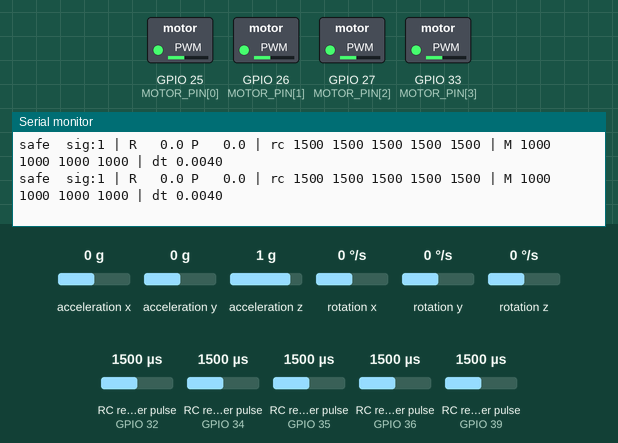
Simulated run of this sketch. Board: ESP32. On the bench: switched loads named in the sketch (green lamp = pin HIGH), the last lines printed to the serial monitor. Wiring (inferred from the names in the program): 5 × RC receiver channel: data GPIO 32 / data GPIO 34 / data GPIO 35 / data GPIO 36 / data GPIO 39; MPU-6050 motion sensor at I2C address 0x68. The test bench sets the inputs (shaded band); at power-on: acceleration x 0 g, acceleration y 0 g, acceleration z 1 g, rotation x 0 °/s, rotation y 0 °/s, rotation z 0 °/s, RC receiver pulse (sensors on GPIO 32, GPIO 34, GPIO 35, GPIO 36, GPIO 39) 1500 µs.

Above: at 9.4 s.
9.5 s: acceleration x set to -1.4 g
At 9.79 s:
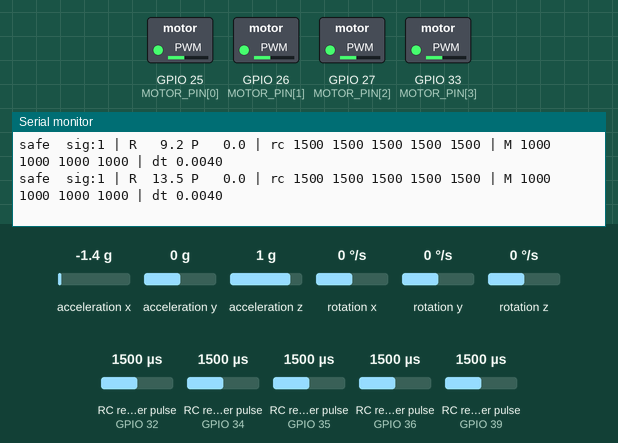
11.3 s: acceleration y set to -1.4 g
At 11.4 s:
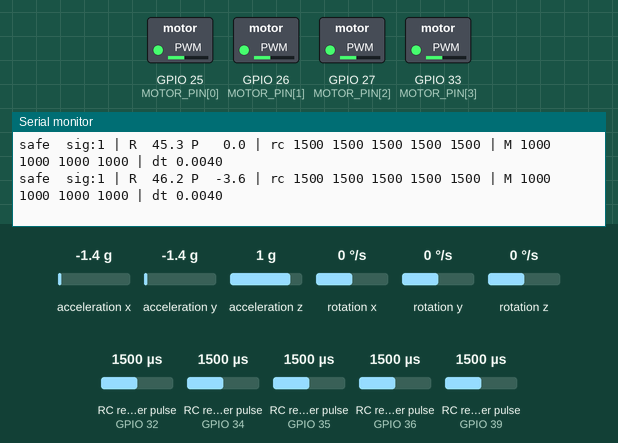
12.9 s: acceleration z set to -1.4 g
At 12.91 s:
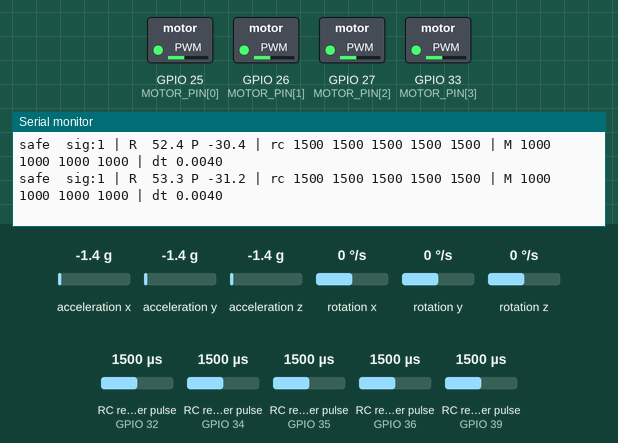
15.4 s: rotation x set to -192 °/s
At 15.43 s:
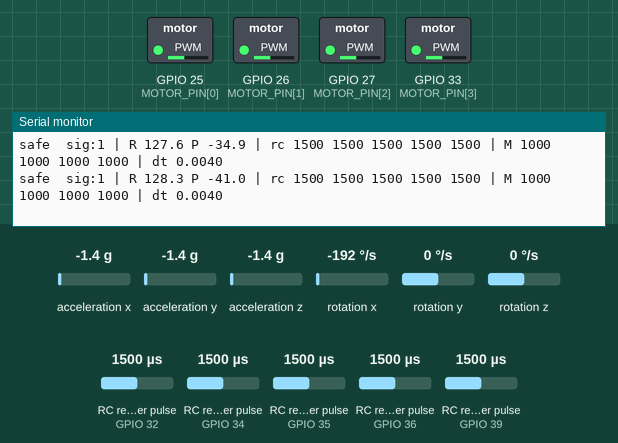
Timing chart, 0 to 18.4 s (numbered marks = the images above; inputs shaded):
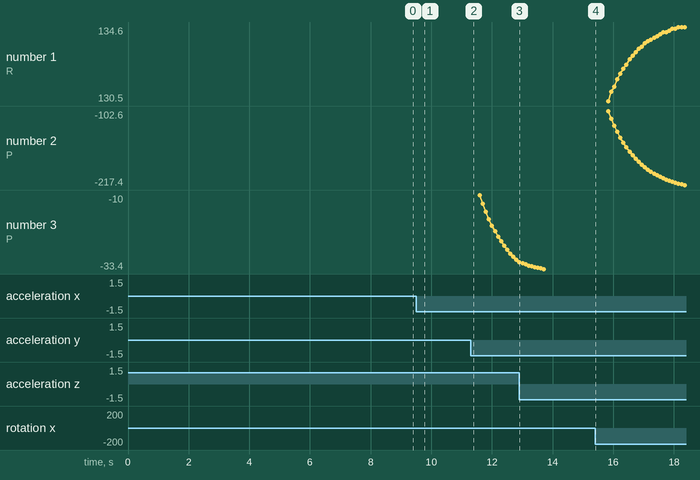

The sketch:

esp32_flight_controller.ino
```cpp
/*
  GridDrishti – custom flight controller: ESP32 + MPU6050 (X-quad, self-levelling)
  ===============================================================================
  !!! BENCH TEST WITH PROPELLERS REMOVED !!!
  This is a prototype. Fly the demo video on the KK2.1.5. Only put props on
  after every check in the README passes, with the drone tied down, outdoors,
  nobody near it.

  Board: any ESP32 dev board (esp32 core 2.x or 3.x)

  Wiring
    MPU6050   : SDA -> GPIO21, SCL -> GPIO22, VCC 3.3V, GND. Mount flat, arrow (Y) to the FRONT.
    Receiver  : CH1 roll -> GPIO36 (VP), CH2 pitch -> GPIO39 (VN), CH3 throttle -> GPIO34,
                CH4 yaw -> GPIO35, CH5 (SwA, arm switch) -> GPIO32.  Receiver powered 5V,
                its signal is 3.3V-safe with most FlySky receivers (check yours).
    ESC signal: M1 front-right -> GPIO25, M2 rear-right -> GPIO26,
                M3 rear-left  -> GPIO27, M4 front-left -> GPIO33.  Common GND with ESCs!
    Props     : M1 & M3 spin counter-clockwise, M2 & M4 clockwise (seen from above).

  Arming: throttle fully down + CH5 switch up (>1700us). Disarm: switch down.
  Failsafe: no receiver signal for 100 ms -> motors stop.

  Serial monitor 115200: prints angles, RC inputs and motor outputs at 10 Hz.
  Use it to check directions (see README "bench checks").
*/
#include <Wire.h>

// ---------------- user settings ----------------
#define ESC_CALIBRATE 0     // 1 = one-time ESC range calibration (PROPS OFF, see README), then set back to 0
const int MOTOR_PIN[4] = {25, 26, 27, 33};
const int RC_PIN[5]    = {36, 39, 34, 35, 32};   // roll, pitch, throttle, yaw, arm
const int MOTOR_IDLE = 1100;     // spin when armed at zero throttle
const int MOTOR_MAX  = 1800;     // headroom for control; raise to 2000 later
const float MAX_ANGLE = 25.0f;   // deg, full stick tilt
const float MAX_YAW_RATE = 150.0f; // deg/s, full yaw stick

// Axis sign fixes: tilt right -> R must go positive, nose up -> P must go positive
// in the serial print. If not (board mounted differently), flip the sign here.
const float ROLL_SIGN = 1, PITCH_SIGN = 1, YAW_SIGN = 1;

// PID gains (start here; tune on a single-axis test rig)
float kp_r = 1.3f, ki_r = 0.04f, kd_r = 18.0f, il_r = 400;   // roll & pitch (rate loop)
float kp_y = 4.0f, ki_y = 0.02f, kd_y = 0.0f,  il_y = 400;   // yaw (rate loop)
float kp_level = 4.0f;                                       // angle -> rate (deg/s per deg)

// ---------------- receiver (interrupt pulse capture) ----------------
volatile uint32_t rcRise[5];
volatile uint16_t rcVal[5] = {1500, 1500, 1000, 1500, 1000};
volatile uint32_t rcLast = 0;

void IRAM_ATTR rcIsr(void* arg) {
  int i = (int)(intptr_t)arg;
  uint32_t now = micros();
  if (digitalRead(RC_PIN[i])) rcRise[i] = now;
  else {
    uint32_t w = now - rcRise[i];
    if (w > 900 && w < 2100) { rcVal[i] = w; rcLast = now; }
  }
}

// ---------------- ESC output (LEDC, 400 Hz, 14-bit) ----------------
const int PWM_FREQ = 400, PWM_RES = 14;
const float US_TO_DUTY = (float)((1 << PWM_RES) - 1) / (1000000.0f / PWM_FREQ);

void escBegin() {
  for (int i = 0; i < 4; i++) {
#if ESP_ARDUINO_VERSION_MAJOR >= 3
    ledcAttach(MOTOR_PIN[i], PWM_FREQ, PWM_RES);
#else
    ledcSetup(i, PWM_FREQ, PWM_RES);
    ledcAttachPin(MOTOR_PIN[i], i);
#endif
  }
}
void escWrite(int i, int us) {
  uint32_t duty = (uint32_t)(us * US_TO_DUTY);
#if ESP_ARDUINO_VERSION_MAJOR >= 3
  ledcWrite(MOTOR_PIN[i], duty);
#else
  ledcWrite(i, duty);
#endif
}
void escAll(int us) { for (int i = 0; i < 4; i++) escWrite(i, us); }

// ---------------- MPU6050 ----------------
const uint8_t MPU = 0x68;
float gyroOff[3] = {0, 0, 0};
float gx, gy, gz, ax, ay, az;

void mpuWrite(uint8_t reg, uint8_t val) {
  Wire.beginTransmission(MPU); Wire.write(reg); Wire.write(val); Wire.endTransmission();
}
bool mpuRead() {
  Wire.beginTransmission(MPU); Wire.write(0x3B);
  if (Wire.endTransmission(false) != 0) return false;
  if (Wire.requestFrom(MPU, (uint8_t)14) != 14) return false;
  int16_t r[7];
  for (int i = 0; i < 7; i++) r[i] = (Wire.read() << 8) | Wire.read();
  ax = r[0] / 4096.0f; ay = r[1] / 4096.0f; az = r[2] / 4096.0f;     // g  (+-8g)
  gx = r[4] / 65.5f - gyroOff[0];                                     // deg/s (+-500)
  gy = r[5] / 65.5f - gyroOff[1];
  gz = r[6] / 65.5f - gyroOff[2];
  return true;
}
void mpuBegin() {
  Wire.begin(21, 22);
  Wire.setClock(400000);
  mpuWrite(0x6B, 0x00);   // wake
  mpuWrite(0x1B, 0x08);   // gyro +-500 dps
  mpuWrite(0x1C, 0x10);   // accel +-8 g
  mpuWrite(0x1A, 0x03);   // DLPF ~42 Hz
  delay(100);
  Serial.println("Calibrating gyro - keep the drone still...");
  float s[3] = {0, 0, 0}; int n = 0;
  for (int i = 0; i < 2000; i++) {
    if (mpuRead()) { s[0] += gx; s[1] += gy; s[2] += gz; n++; }
    escAll(1000);           // keep ESCs fed with 'motor off' during calibration
    delayMicroseconds(2500);
  }
  for (int k = 0; k < 3; k++) gyroOff[k] = s[k] / n;
  Serial.println("Gyro calibrated.");
}

// ---------------- PID ----------------
struct PID { float kp, ki, kd, ilim, i = 0, prev = 0; };
PID pidR, pidP, pidY;
float pidStep(PID& p, float err) {
  p.i += p.ki * err;
  p.i = constrain(p.i, -p.ilim, p.ilim);
  float d = p.kd * (err - p.prev);
  p.prev = err;
  return constrain(p.kp * err + p.i + d, -400.0f, 400.0f);
}
void pidReset() { pidR.i = pidP.i = pidY.i = 0; pidR.prev = pidP.prev = pidY.prev = 0; }

// ---------------- main ----------------
float roll = 0, pitch = 0;    // estimated angles (deg)
bool armed = false;
int motor[4] = {1000, 1000, 1000, 1000};
const uint32_t LOOP_US = 4000;  // 250 Hz
uint32_t loopT;

void setup() {
  Serial.begin(115200);
  escBegin();
  escAll(1000);
#if ESC_CALIBRATE
  Serial.println("ESC CALIBRATION - PROPS OFF! Plug in the LiPo within 5 s...");
  escAll(2000); delay(8000);    // ESCs beep 'max'
  escAll(1000); delay(4000);    // ESCs beep 'min' -> calibrated
  Serial.println("Done. Set ESC_CALIBRATE to 0 and re-upload.");
  while (true) { escAll(1000); delay(10); }
#endif
  for (int i = 0; i < 5; i++) {
    pinMode(RC_PIN[i], INPUT);
    attachInterruptArg(digitalPinToInterrupt(RC_PIN[i]), rcIsr, (void*)(intptr_t)i, CHANGE);
  }
  mpuBegin();
  // start the angle estimate from the accelerometer
  mpuRead();
  roll  = ROLL_SIGN  * atan2f(-ax, az) * 57.2958f;
  pitch = PITCH_SIGN * atan2f(ay, sqrtf(ax * ax + az * az)) * 57.2958f;
  pidR = {kp_r, ki_r, kd_r, il_r}; pidP = {kp_r, ki_r, kd_r, il_r}; pidY = {kp_y, ki_y, kd_y, il_y};
  loopT = micros();
}

void loop() {
  // ---- fixed 250 Hz loop ----
  while (micros() - loopT < LOOP_US) {}
  float dt = (micros() - loopT) / 1e6f;
  loopT = micros();

  // ---- sensors ----
  if (!mpuRead()) { escAll(1000); armed = false; return; }   // IMU fault -> stop
  // Board frame: Y forward, X right, Z up.  Roll + = right side down,
  // pitch + = nose up, yaw + = nose turning right (clockwise from above).
  float rateR = ROLL_SIGN * gy, rateP = PITCH_SIGN * gx, rateY = -YAW_SIGN * gz;
  float accR = ROLL_SIGN  * atan2f(-ax, az) * 57.2958f;
  float accP = PITCH_SIGN * atan2f(ay, sqrtf(ax * ax + az * az)) * 57.2958f;
  // complementary filter: trust gyro short-term, accelerometer long-term
  roll  = 0.996f * (roll  + rateR * dt) + 0.004f * accR;
  pitch = 0.996f * (pitch + rateP * dt) + 0.004f * accP;

  // ---- receiver ----
  uint16_t rc[5];
  noInterrupts(); for (int i = 0; i < 5; i++) rc[i] = rcVal[i]; uint32_t last = rcLast; interrupts();
  bool signalOk = (micros() - last) < 100000;

  // ---- arming / failsafe ----
  if (!signalOk) armed = false;
  if (!armed && signalOk && rc[4] > 1700 && rc[2] < 1050) { armed = true; pidReset(); }
  if (armed && rc[4] < 1300) armed = false;
  if (fabsf(roll) > 60 || fabsf(pitch) > 60) armed = false;   // flipped/crashed -> stop

  // ---- control ----
  auto stick = [](int us) { int v = us - 1500; return abs(v) < 12 ? 0 : v; };   // deadband
  float angSpR = stick(rc[0]) / 500.0f * MAX_ANGLE;
  float angSpP = stick(rc[1]) / 500.0f * MAX_ANGLE;
  float rateSpR = kp_level * (angSpR - roll);
  float rateSpP = kp_level * (angSpP - pitch);
  float rateSpY = stick(rc[3]) / 500.0f * MAX_YAW_RATE;

  int thr = rc[2];
  if (armed && thr > 1080) {
    thr = min(thr, MOTOR_MAX - 100);   // leave room for corrections
    float oR = pidStep(pidR, rateSpR - rateR);
    float oP = pidStep(pidP, rateSpP - rateP);
    float oY = pidStep(pidY, rateSpY - rateY);
    // X mixer: M1 FR (CCW), M2 RR (CW), M3 RL (CCW), M4 FL (CW)
    // roll right: lower right motors; nose up: raise front motors;
    // yaw right (clockwise): speed up the CCW props (their reaction torque turns the frame CW)
    motor[0] = thr + oP - oR + oY;   // M1 front-right CCW
    motor[1] = thr - oP - oR - oY;   // M2 rear-right  CW
    motor[2] = thr - oP + oR + oY;   // M3 rear-left   CCW
    motor[3] = thr + oP + oR - oY;   // M4 front-left  CW
    for (int i = 0; i < 4; i++) motor[i] = constrain(motor[i], MOTOR_IDLE, MOTOR_MAX);
  } else {
    pidReset();
    for (int i = 0; i < 4; i++) motor[i] = armed ? MOTOR_IDLE : 1000;
  }
  for (int i = 0; i < 4; i++) escWrite(i, motor[i]);

  // ---- debug print at 10 Hz ----
  static uint8_t cnt = 0;
  if (++cnt >= 25) {
    cnt = 0;
    Serial.printf("%s sig:%d | R%6.1f P%6.1f | rc %4u %4u %4u %4u %4u | M %4d %4d %4d %4d | dt %.4f\n",
                  armed ? "ARMED" : "safe ", signalOk, roll, pitch, rc[0], rc[1], rc[2], rc[3], rc[4],
                  motor[0], motor[1], motor[2], motor[3], dt);
  }
}
```

Measured:
- after the input at 9.5 s, the serial monitor: prints a new line after 0.08 s (image 1)
- after the input at 11.3 s, the serial monitor: prints a new line after 0.10 s (image 2)
- after the input at 12.9 s, the serial monitor: prints a new line at once (image 3)
- after the input at 15.4 s, the serial monitor: prints a new line at once (image 4)
- plotted number 3: -30.4 → -33.4 after the input at 12.9 s
